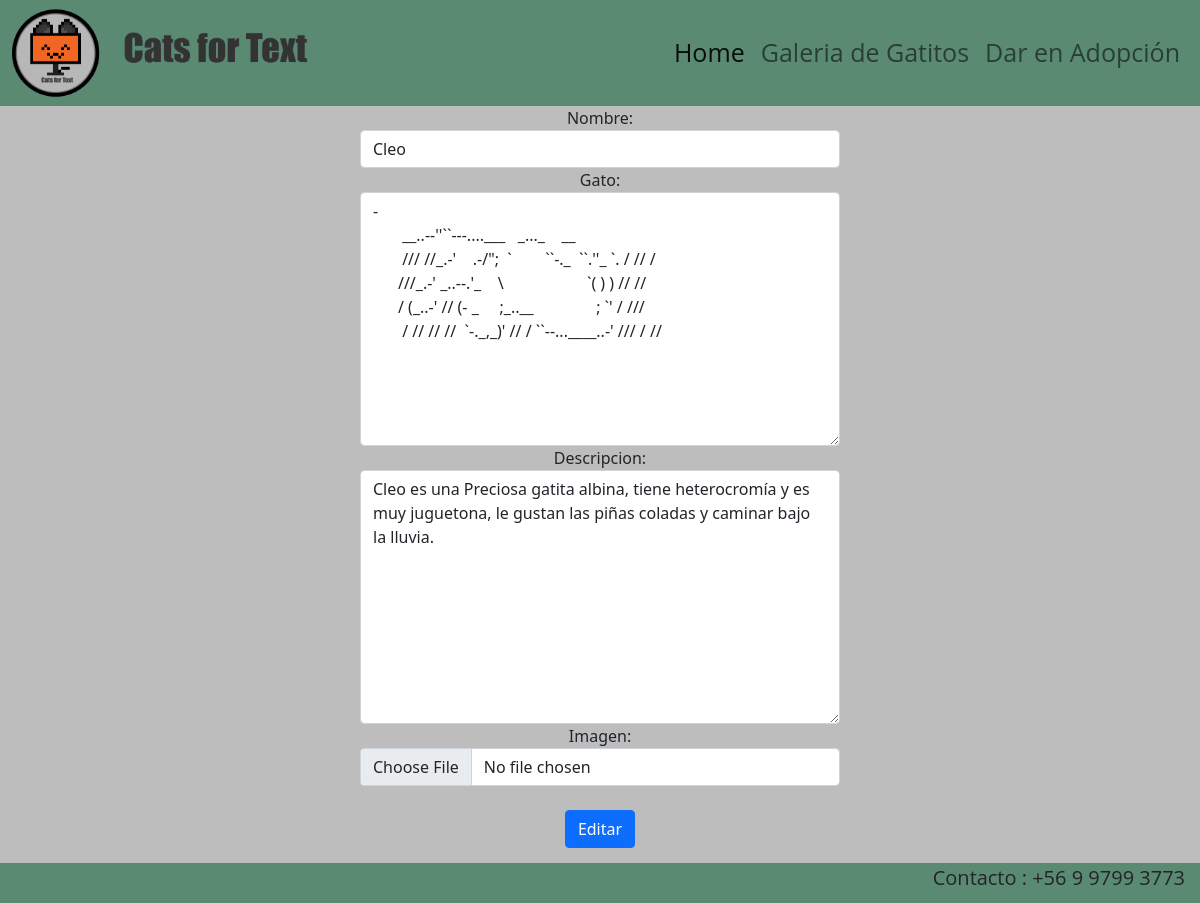
Page /editar_cat/21 on the committed database.
### cats/models.py (models this page shows, shortened)
class Cats(models.Model):
        name_cat = models.CharField(max_length=30)
        ascii_cat = models.TextField()
        desc_cat = models.CharField(max_length=200)
        imagen_cat = models.ImageField(upload_to="cats", null=True)

### cats/views.py (the view)
# urls.py: path('editar_cat/<int:id_cat>', views.editar_cat ,name="editar_cat"),
def editar_cat(request, id_cat):
    cat = get_object_or_404(Cats, id=id_cat)
    data = {
        'form' : CatsForm(instance=cat)
    }
    if request.method == 'POST':
        formulario = CatsForm(data=request.POST, instance=cat, files=request.FILES)
        if formulario.is_valid():
            formulario.save()
            return redirect (to="listar_cats")
        data["form"] = formulario
    return render(request, "cats/editar_cat.html", data)

### cats/forms.py
class CatsForm(forms.ModelForm):
    class Meta:
        model = Cats
        fields = ['name_cat', 'ascii_cat', 'desc_cat', 'imagen_cat']
        labels = {
            'name_cat': 'Nombre',
            'ascii_cat': 'Gato',
            'desc_cat': 'Descripcion',
            'imagen_cat': 'Imagen',
        }
        widgets = {
            'name_cat': forms.TextInput(attrs={'class': 'form-control','id':'name_f'}),
            'ascii_cat': forms.Textarea(attrs={'class': 'form-control','id':'ascii_f'}),
            'desc_cat': forms.Textarea(attrs={'class': 'form-control','id':'desc_f'}),
            'imagen_cat': forms.FileInput(attrs={'class': 'form-control','id':'imagen_f'}),
        }

### cats/templates/cats/editar_cat.html (shortened to what this page needs)
{% extends 'cats/base.html' %}
{% load static %}
{% block css %}
<link rel="stylesheet" href="{% static 'cats/css/editar_cat.css' %}">
{% endblock %}
{% block contenido %}
    <form method="POST" id=cat2 enctype="multipart/form-data">
        {{ form }}
        <br>
        <button type="submit" class="btn btn-primary">Editar</button>
    </form>
{% endblock %}

### cats/static/cats/css/editar_cat.css (style rules this page uses)
#cat2 { text-align: center; margin-left: 30%; margin-right: 30%; }

### cats/static/cats/css/base.css (style rules this page uses)
* { margin: 0; padding: 0; max-width: 100%; max-height: 100%; }

### rows in the picture
Cats: name_cat "Cleo", ascii_cat "- __..--''``---....___ _..._ __ /// //_.-' .-/\"; ` ``-._ ``.''_ `. / // / ///_.-' _..--.'_ \\ `( ) ) // // / (_..-' // (- _ ;_..__ ; `' / /// / // // // `-._,_)' // / ``--...____..-' /// / //", desc_cat "Cleo es una Preciosa gatita albina, tiene heterocromía y es muy juguetona, le gustan las piñas coladas y caminar bajo la lluvia."
